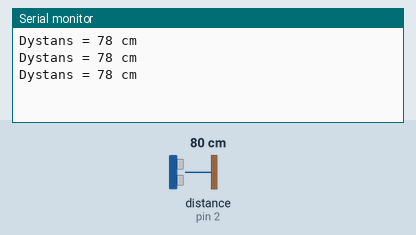
A sketch run on a simulated Arduino Uno, built with avr-gcc and run on an emulated ATmega328P. Shown: the last lines printed to the serial monitor. Wiring (inferred from the names in the program): ultrasonic range finder: trigger pin 3; echo pin 2. The inputs (shaded band) are chosen by the test bench; at power-on: distance to the obstacle (sensor on pin 2) 80 cm. The echo pulse lasts 58.3 µs per cm.

Above: at 1.3 s.
1.4 s: distance to the obstacle (sensor on pin 2) set to 2 cm
At 1.9 s:
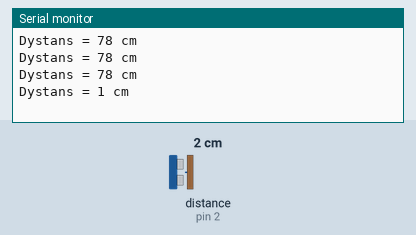
2.9 s: distance to the obstacle (sensor on pin 2) set to 4 cm
At 3.4 s:
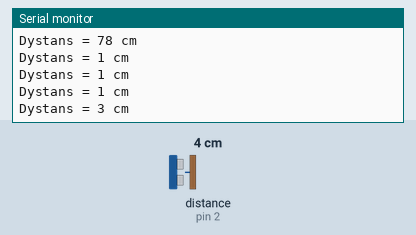
Timing chart, 0 to 5.9 s (numbered marks = the images above; inputs shaded):
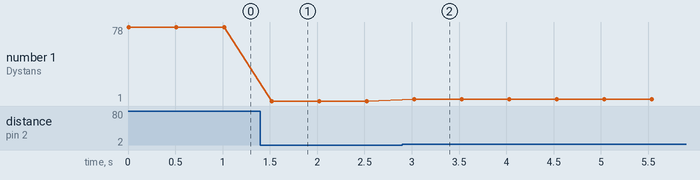

The sketch:

ex29.ino
```cpp
#define trigPin 3
#define echoPin 2
void setup()
{
  Serial.begin(9600);
  pinMode(trigPin, OUTPUT);
  pinMode(echoPin, INPUT);
 }
void loop()
{
  int duration, distance;
  digitalWrite(trigPin, HIGH);
  delayMicroseconds(1000);
  digitalWrite(trigPin, LOW);
  duration = pulseIn(echoPin, HIGH);
  distance = (duration*0.034/2) ;// 29.1; //konwersja na centrymetry
  Serial.print("Dystans = ");
  Serial.print(distance);
  Serial.println(" cm");
  delay(500);
}
```

Measured:
- after the input at 1.4 s, the serial monitor: prints a new line after 0.12 s (image 1)
- after the input at 2.9 s, the serial monitor: prints a new line after 0.13 s (image 2)
- plotted number 1: 78 → 1 after the input at 1.4 s, 1 → 3 after the input at 2.9 s
